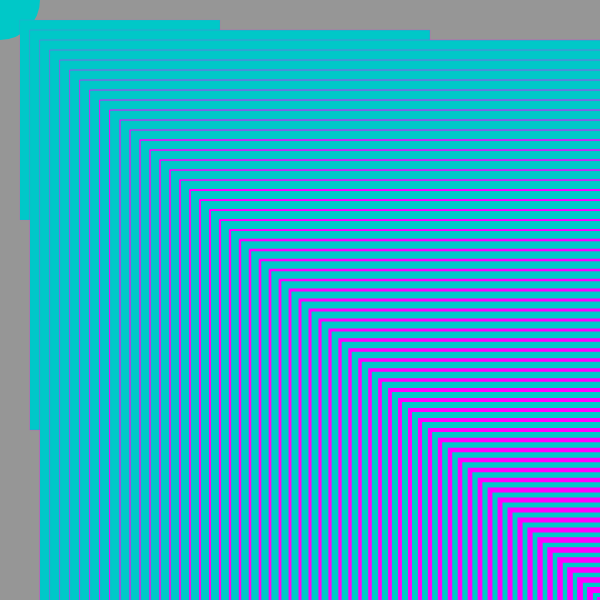
Frame 1 (no input)
Frame 60 (no input): identical to frame 1, image omitted
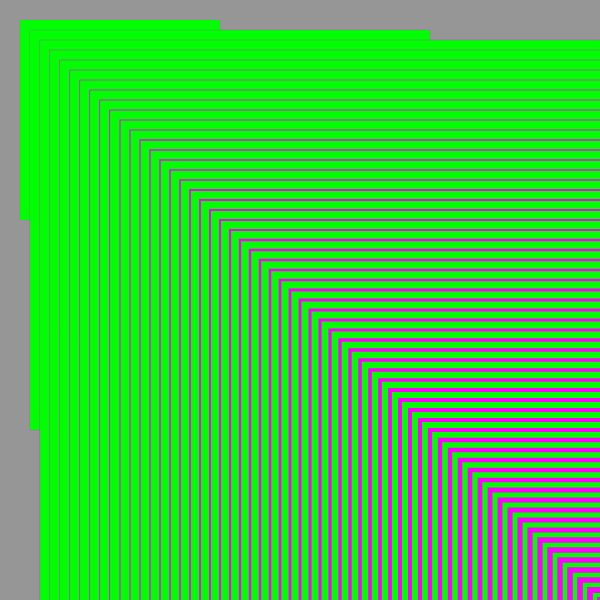
Frame 120 (the mouse pressed at the canvas centre since frame 60)

The p5.js sketch that drew these frames (run headless with seeded random() and noise() and a simulated clock; from frame 60 on, the mouse is pressed at the canvas centre):

// p5.js sketch
// ── sketch.js
function setup() {
  createCanvas(600, 600);
}

function draw() {
  background(150, 150, 150);
  var lineColor = color('magenta');
  var cPressedColor = color(0, 255, 0);
  var cColor = color(0, 200, 200);
  var recColor = color('yellow');
  if (mouseIsPressed){
    fill(cPressedColor);
  }else{
    fill(cColor);
  }
  noStroke()
  ellipse(mouseX, mouseY, 80, 80);
//   other shapes 
  // stroke(cColor);
  // fill(recColor);
  // rect(100, 200, 400, 400);

  stroke(0);
  point(200,200);
//   for loop
  for(var i = 0; i < 600; i += 10){
    stroke(lineColor);
    strokeWeight(i/100);
    rect( 10+i, 10+i, 20*i, 20*i);
    // line(i+10, 10, i+20, 30);
    // line(i-10, 30, i-20, 60);
  }
  
  // line(20, 10, 40, 30);
  
  
}
